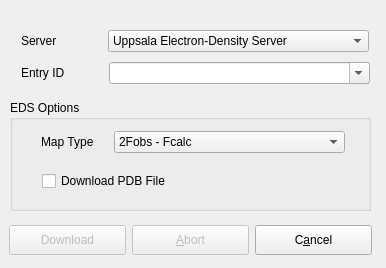
<ui version="4.0" >
 <class>DownloadElectronDensityData</class>
 <widget class="QDialog" name="DownloadElectronDensityData" >
  <property name="geometry" >
   <rect>
    <x>0</x>
    <y>0</y>
    <width>386</width>
    <height>268</height>
   </rect>
  </property>
  <property name="windowTitle" >
   <string>Download an electron density</string>
  </property>
  <widget class="QPushButton" name="download" >
   <property name="enabled" >
    <bool>false</bool>
   </property>
   <property name="geometry" >
    <rect>
     <x>9</x>
     <y>225</y>
     <width>117</width>
     <height>30</height>
    </rect>
   </property>
   <property name="minimumSize" >
    <size>
     <width>0</width>
     <height>30</height>
    </size>
   </property>
   <property name="toolTip" >
    <string>Download PDB file</string>
   </property>
   <property name="text" >
    <string>Download</string>
   </property>
   <property name="shortcut" >
    <string/>
   </property>
   <property name="default" >
    <bool>true</bool>
   </property>
  </widget>
  <widget class="QPushButton" name="buttonClose" >
   <property name="geometry" >
    <rect>
     <x>255</x>
     <y>225</y>
     <width>117</width>
     <height>30</height>
    </rect>
   </property>
   <property name="minimumSize" >
    <size>
     <width>0</width>
     <height>30</height>
    </size>
   </property>
   <property name="toolTip" >
    <string>Close window</string>
   </property>
   <property name="text" >
    <string>C&amp;ancel</string>
   </property>
   <property name="shortcut" >
    <string>Alt+A</string>
   </property>
   <property name="autoDefault" >
    <bool>true</bool>
   </property>
  </widget>
  <widget class="QPushButton" name="button_abort" >
   <property name="enabled" >
    <bool>false</bool>
   </property>
   <property name="geometry" >
    <rect>
     <x>132</x>
     <y>225</y>
     <width>117</width>
     <height>30</height>
    </rect>
   </property>
   <property name="minimumSize" >
    <size>
     <width>0</width>
     <height>30</height>
    </size>
   </property>
   <property name="toolTip" >
    <string>Abort download</string>
   </property>
   <property name="text" >
    <string>&amp;Abort</string>
   </property>
   <property name="shortcut" >
    <string>Alt+A</string>
   </property>
   <property name="autoDefault" >
    <bool>true</bool>
   </property>
  </widget>
  <widget class="QComboBox" name="entryId" >
   <property name="geometry" >
    <rect>
     <x>109</x>
     <y>62</y>
     <width>261</width>
     <height>22</height>
    </rect>
   </property>
   <property name="toolTip" >
    <string>Enter PDB ID</string>
   </property>
   <property name="editable" >
    <bool>true</bool>
   </property>
   <property name="maxVisibleItems" >
    <number>100</number>
   </property>
   <property name="insertPolicy" >
    <enum>QComboBox::InsertAtTop</enum>
   </property>
   <property name="minimumContentsLength" >
    <number>4</number>
   </property>
  </widget>
  <widget class="QGroupBox" name="eds_options" >
   <property name="enabled" >
    <bool>true</bool>
   </property>
   <property name="geometry" >
    <rect>
     <x>10</x>
     <y>100</y>
     <width>361</width>
     <height>111</height>
    </rect>
   </property>
   <property name="title" >
    <string>EDS Options</string>
   </property>
   <widget class="QLabel" name="eds_typelabel" >
    <property name="geometry" >
     <rect>
      <x>31</x>
      <y>31</y>
      <width>71</width>
      <height>22</height>
     </rect>
    </property>
    <property name="text" >
     <string>Map Type</string>
    </property>
   </widget>
   <widget class="QCheckBox" name="eds_downloadpdb" >
    <property name="geometry" >
     <rect>
      <x>32</x>
      <y>70</y>
      <width>271</width>
      <height>22</height>
     </rect>
    </property>
    <property name="layoutDirection" >
     <enum>Qt::LeftToRight</enum>
    </property>
    <property name="text" >
     <string>Download PDB File</string>
    </property>
   </widget>
   <widget class="QComboBox" name="eds_maptype" >
    <property name="geometry" >
     <rect>
      <x>104</x>
      <y>31</y>
      <width>231</width>
      <height>22</height>
     </rect>
    </property>
    <item>
     <property name="text" >
      <string>2Fobs - Fcalc</string>
     </property>
    </item>
    <item>
     <property name="text" >
      <string>Fobs - Fcalc</string>
     </property>
    </item>
   </widget>
  </widget>
  <widget class="QLabel" name="entryLabel" >
   <property name="geometry" >
    <rect>
     <x>21</x>
     <y>62</y>
     <width>81</width>
     <height>22</height>
    </rect>
   </property>
   <property name="text" >
    <string>Entry ID</string>
   </property>
   <property name="alignment" >
    <set>Qt::AlignLeading|Qt::AlignLeft|Qt::AlignVCenter</set>
   </property>
  </widget>
  <widget class="QLabel" name="serverLabel" >
   <property name="geometry" >
    <rect>
     <x>21</x>
     <y>30</y>
     <width>81</width>
     <height>22</height>
    </rect>
   </property>
   <property name="text" >
    <string>Server</string>
   </property>
  </widget>
  <widget class="QComboBox" name="server" >
   <property name="geometry" >
    <rect>
     <x>108</x>
     <y>30</y>
     <width>261</width>
     <height>22</height>
    </rect>
   </property>
   <item>
    <property name="text" >
     <string>Uppsala Electron-Density Server</string>
    </property>
   </item>
   <item>
    <property name="text" >
     <string>Electron Microscopy Data Bank</string>
    </property>
   </item>
  </widget>
 </widget>
 <layoutdefault spacing="6" margin="11" />
 <tabstops>
  <tabstop>download</tabstop>
  <tabstop>button_abort</tabstop>
  <tabstop>buttonClose</tabstop>
 </tabstops>
 <includes>
  <include location="global" >BALL/COMMON/global.h</include>
 </includes>
 <resources/>
 <connections/>
</ui>
